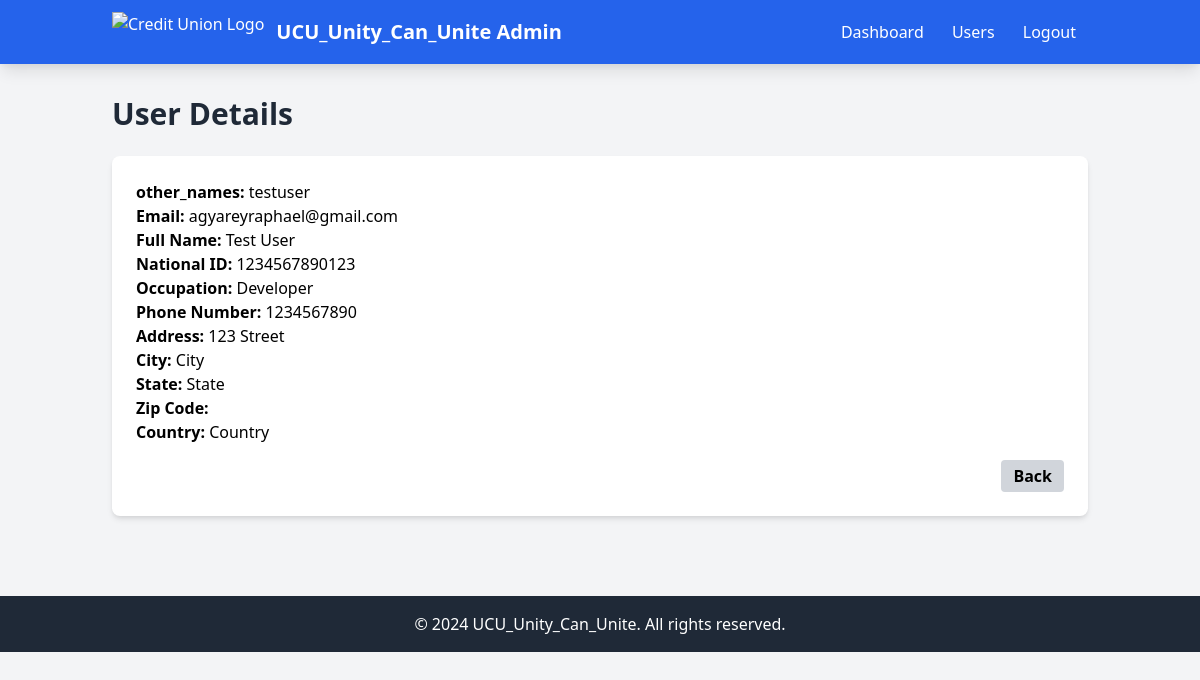
The page /admin/user_details/1 on the database its author committed.
### app.py (models this page shows, shortened)
class User(UserMixin, db.Model):
    __tablename__ = 'user'
    id = db.Column(db.Integer, primary_key=True)
    email = db.Column(db.String(120), unique=True, nullable=False)
    password_hash = db.Column(db.String(128), nullable=False)
    is_verified = db.Column(db.Boolean, default=False)
    is_admin = db.Column(db.Boolean, default=False)
    national_id = db.Column(db.String(20), unique=True, nullable=False)
    account_number = db.Column(db.String(20), unique=True)
    first_name = db.Column(db.String(50), nullable=False)
    last_name = db.Column(db.String(50), nullable=False)
    other_names = db.Column(db.String(50), nullable=True)
    date_of_birth = db.Column(db.Date, nullable=False)
    occupation = db.Column(db.String(100), nullable=False)
    phone_number = db.Column(db.String(20), nullable=False)
    address = db.Column(db.String(200), nullable=False)
    city = db.Column(db.String(100), nullable=False)
    state = db.Column(db.String(100), nullable=False)
    country = db.Column(db.String(100), nullable=False)
    national_id_file = db.Column(db.String(255), nullable=True)  # File path to uploaded National ID
    contributions = db.relationship('Contribution', backref='user', lazy=True)
    loans = db.relationship('Loan', backref='user', lazy=True, foreign_keys='Loan.user_id')
    guarantees = db.relationship('Loan', backref='guarantor', lazy=True, foreign_keys='Loan.guarantor_id')

### app.py (the view)
@app.route('/admin/user_details/<int:user_id>', methods=['GET'])
def user_details(user_id):
    user = User.query.get_or_404(user_id)
    return render_template('user_details.html', user=user)

### templates/user_details.html (shortened to what this page needs)
<!DOCTYPE html>
<html lang="en">
  <head>
    <link
      href="https://cdnjs.cloudflare.com/ajax/libs/tailwindcss/2.2.19/tailwind.min.css"
      rel="stylesheet"
    />
  </head>
  <body class="bg-gray-100">
    <nav class="bg-blue-600 text-white shadow-lg">
      <div
        class="container mx-auto px-6 py-3 flex justify-between items-center"
      >
        <div class="flex items-center">
          <img
            src="/api/placeholder/200/60"
            alt="Credit Union Logo"
            class="h-10 mr-3"
          />
          <span class="font-bold text-xl">UCU_Unity_Can_Unite Admin</span>
        </div>
        <div>
          <a href="/admin/dashboard" class="mx-3 hover:text-blue-200"
            >Dashboard</a
          >
          <a href="/admin/users" class="mx-3 hover:text-blue-200">Users</a>
          <a href="/admin/logout" class="mx-3 hover:text-blue-200">Logout</a>
        </div>
      </div>
    </nav>
    <div class="container mx-auto px-6 py-8">
      <h1 class="text-3xl font-bold text-gray-800 mb-6">User Details</h1>
      <div class="bg-white rounded-lg shadow-md p-6">
        <p><strong>other_names:</strong> {{ user.other_names }}</p>
        <p><strong>Email:</strong> {{ user.email }}</p>
        <p>
          <strong>Full Name:</strong> {{ user.first_name }} {{ user.last_name }}
        </p>
        <p><strong>National ID:</strong> {{ user.national_id }}</p>
        <p><strong>Occupation:</strong> {{ user.occupation }}</p>
        <p><strong>Phone Number:</strong> {{ user.phone_number }}</p>
        <p><strong>Address:</strong> {{ user.address }}</p>
        <p><strong>City:</strong> {{ user.city }}</p>
        <p><strong>State:</strong> {{ user.state }}</p>
        <p><strong>Zip Code:</strong> {{ user.zip_code }}</p>
        <p><strong>Country:</strong> {{ user.country }}</p>
        <div class="flex justify-end mt-4">
          <a
            href="/admin/verify_users"
            class="bg-gray-300 hover:bg-gray-400 text-black font-bold py-1 px-3 rounded focus:outline-none focus:shadow-outline"
            >Back</a
          >
        </div>
      </div>
    </div>
    <footer class="bg-gray-800 text-white py-4 mt-12">
      <div class="container mx-auto px-6 text-center">
        <p>&copy; 2024 UCU_Unity_Can_Unite. All rights reserved.</p>
      </div>
    </footer>
  </body>
</html>

### rows shown on the page
User: other_names "testuser", email "agyareyraphael@gmail.com", first_name "Test", last_name "User", national_id "1234567890123", occupation "Developer", phone_number "1234567890", address "123 Street", city "City", state "State", country "Country"
